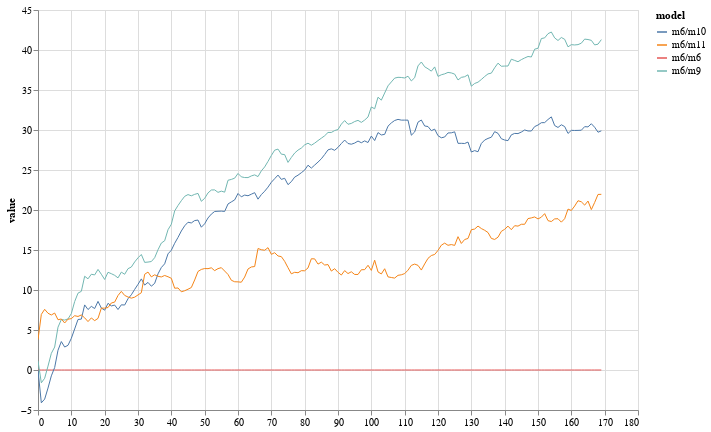

This figure's notebook cell:
### Code cell
width = 600
height = 400
c = alt.Chart(bfdf).mark_line(
    strokeWidth = 1,
    ).encode(
    alt.X('t:Q', title=None),
    alt.Y('value:Q'),
    alt.Color('model')
    ).properties(width=width, height=height).interactive()
c

### Figure 1 — Vega-Lite specification as saved in the notebook (floating-point values rounded to 4 significant figures; data arrays with more than 128 entries replaced by an {"elided": "..."} marker saying what was removed)
{"config": {"view": {"continuousWidth": 400, "continuousHeight": 300}}, "data": {"name": "data-b8d7e9453541ca8cbbe711b254419a71"}, "mark": {"type": "line", "strokeWidth": 1}, "encoding": {"color": {"type": "nominal", "field": "model"}, "x": {"type": "quantitative", "field": "t", "title": null}, "y": {"type": "quantitative", "field": "value"}}, "height": 400, "selection": {"selector003": {"type": "interval", "bind": "scales", "encodings": ["x", "y"]}}, "width": 600, "$schema": "https://vega.github.io/schema/vega-lite/v4.8.1.json", "datasets": {"data-b8d7e9453541ca8cbbe711b254419a71": {"elided": "680 records"}}}
